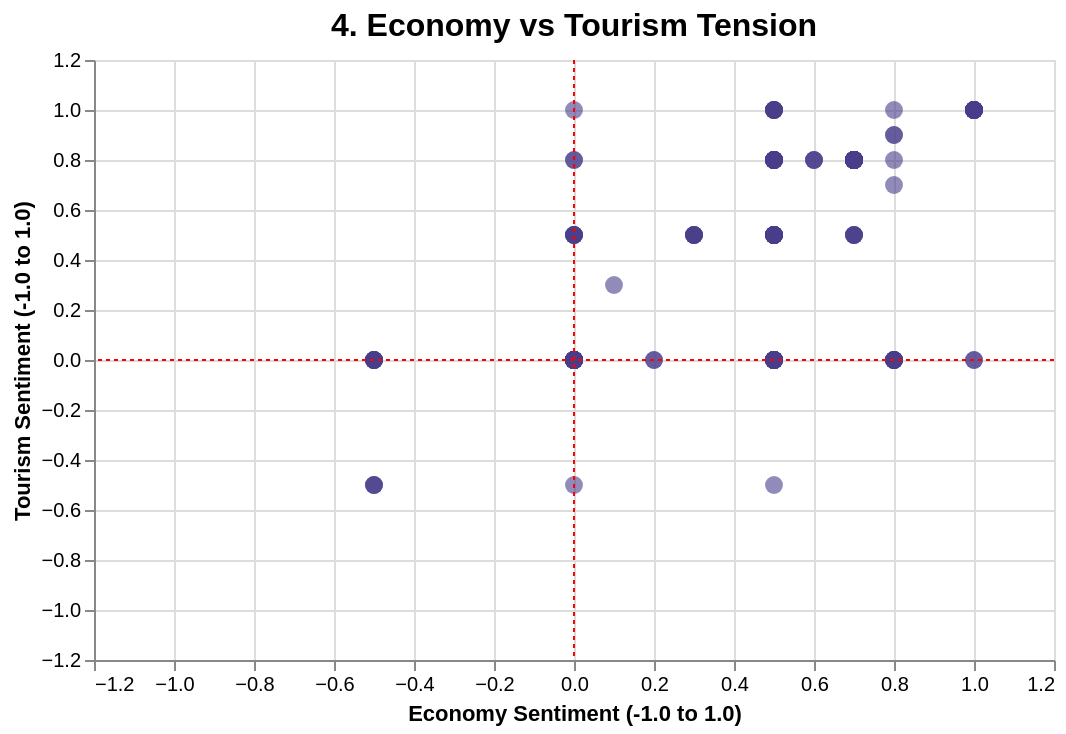

Describe this chart as a Vega-Lite specification.
### Vega-Lite specification from a JSON file in a GitHub repository (floating-point values rounded to 4 significant figures; data arrays with more than 128 entries replaced by an {"elided": "..."} marker saying what was removed)
{"config": {"view": {"continuousWidth": 300, "continuousHeight": 300}}, "layer": [{"data": {"name": "data-50f1e0f0c3e21543b7bca8fd7f2ad57e"}, "mark": {"type": "circle", "color": "#483D8B", "opacity": 0.6, "size": 80}, "encoding": {"tooltip": [{"field": "Clean_Date", "type": "temporal"}, {"field": "Economy_Sentiment", "format": ".2f", "type": "quantitative"}, {"field": "Tourism_Sentiment", "format": ".2f", "type": "quantitative"}], "x": {"field": "Economy_Sentiment", "scale": {"domain": [-1.1, 1.1]}, "title": "Economy Sentiment (-1.0 to 1.0)", "type": "quantitative"}, "y": {"field": "Tourism_Sentiment", "scale": {"domain": [-1.1, 1.1]}, "title": "Tourism Sentiment (-1.0 to 1.0)", "type": "quantitative"}}, "name": "view_ea55d07d7173aa6f_0"}, {"data": {"name": "data-a0a55d106695e8d630baff0f16eee66d"}, "mark": {"type": "rule", "color": "red", "strokeDash": [2, 2]}, "encoding": {"y": {"field": "y", "type": "quantitative"}}}, {"data": {"name": "data-d285a7403ed98ae579761d64a864032b"}, "mark": {"type": "rule", "color": "red", "strokeDash": [2, 2]}, "encoding": {"x": {"field": "x", "type": "quantitative"}}}], "height": 300, "params": [{"name": "param_1e9efca18e7a2868", "select": {"type": "interval", "encodings": ["x", "y"]}, "bind": "scales", "views": ["view_ea55d07d7173aa6f_0"]}], "title": {"text": "4. Economy vs Tourism Tension", "fontSize": 16}, "width": 480, "$schema": "https://vega.github.io/schema/vega-lite/v6.4.1.json", "datasets": {"data-50f1e0f0c3e21543b7bca8fd7f2ad57e": {"elided": "191 records"}, "data-a0a55d106695e8d630baff0f16eee66d": [{"y": 0}], "data-d285a7403ed98ae579761d64a864032b": [{"x": 0}]}}
